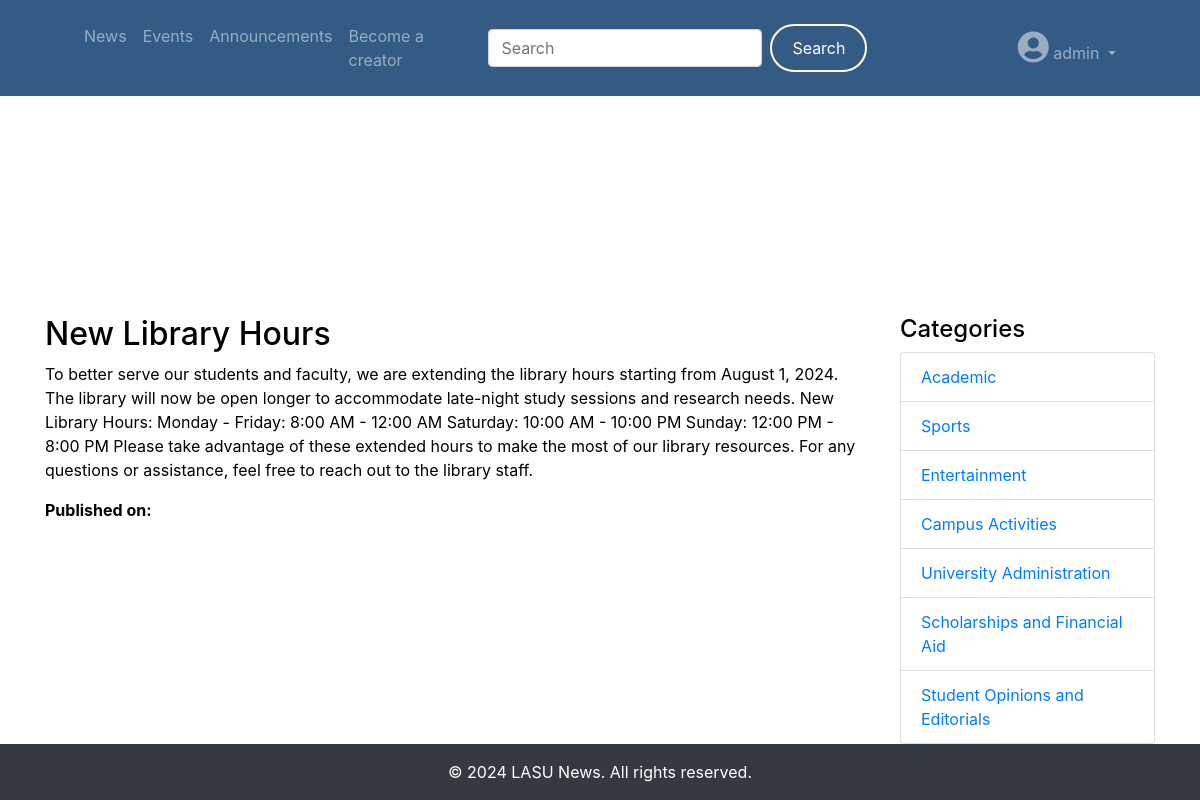
The page /announcements/3/ (signed in) on the database its author committed.
### students/models.py (models this page shows, shortened)
class CustomUser(AbstractUser):
    is_special_user = models.BooleanField(default=False)
    groups = models.ManyToManyField(
        Group,
        related_name='custom_user_set',
        blank=True,
        help_text=('The groups this user belongs to. A user will get all permissions '
                   'granted to each of their groups.'),
        verbose_name=('groups'),
    )
    user_permissions = models.ManyToManyField(
        Permission,
        related_name='custom_user_set',
        blank=True,
        help_text=('Specific permissions for this user.'),
        verbose_name=('user permissions'),
    )

### announcements/models.py (models this page shows, shortened)
class Announcement(models.Model):
    title = models.CharField(max_length=200)
    content = models.TextField()
    image = models.ImageField(upload_to='announcement_images/', null=True, blank=True)
    video = models.FileField(upload_to='announcement_videos/', null=True, blank=True)
    author = models.ForeignKey(settings.AUTH_USER_MODEL, on_delete=models.CASCADE)
    created_date = models.DateTimeField(auto_now_add=True)

### news/models.py (models this page shows, shortened)
class Category(models.Model):
    name = models.CharField(max_length=100)

### announcements/views.py (the view)
# urls.py: path('<int:pk>/', views.announcement_detail, name='announcement_detail'),
def announcement_detail(request, pk):
    announcement = get_object_or_404(Announcement, pk=pk)
    categories = Category.objects.all()
    unseen_notifications_count = request.user.notifications.filter(is_read=False).count()
    return render(request, 'announcements/announcement_detail.html', {'announcement': announcement, 'categories': categories, 'unseen_notifications_count': unseen_notifications_count})

### announcements/templates/announcements/announcement_detail.html (shortened to what this page needs)
{% extends 'base.html' %}
{% block content %}
<div class="container mt-5">
    <div class="row">
        <div class="col-md-9 order-md-1 order-2">
            <h2>{{ announcement.title }}</h2>
            <p>{{ announcement.content }}</p>
            <p><strong>Published on:</strong> {{ announcement.published_date }}</p>
        </div>
        <div class="col-md-3 order-md-2 order-1">
            <h4>Categories</h4>
            <ul class="list-group">
                {% for category in categories %}
                    <li class="list-group-item">
                        <a href="{% url 'news:category_news_list' category.id %}">{{ category.name }}</a>
                    </li>
                {% endfor %}
            </ul>
        </div>
    </div>
</div>
{% endblock %}

### templates/base.html (shortened to what this page needs)
{% load static %}
<!DOCTYPE html>
<html lang="en">
<head>
    <link href="https://stackpath.bootstrapcdn.com/bootstrap/4.5.2/css/bootstrap.min.css" rel="stylesheet">
    <link href="https://maxcdn.bootstrapcdn.com/bootstrap/4.5.2/css/bootstrap.min.css" rel="stylesheet">
    <link rel="stylesheet" href="{% static 'css/style.css' %}">
    <link rel="stylesheet" href="{% static 'css/bootstrap.min.css' %}">
    <link rel="stylesheet" href="https://cdnjs.cloudflare.com/ajax/libs/font-awesome/5.15.3/css/all.min.css">
</head>
<body>
    {% block nav %}
    <header class="masthead mb-auto">
        <div class="navbar-bg">
            <div class="container">
                <nav class="navbar navbar-expand-lg navbar-dark">
                    <div class="container-fluid">
                        <div class="collapse navbar-collapse" id="navbarNav">
                            <ul class="navbar-nav mr-auto">
                                {% if user.is_authenticated %}
                                    <li class="nav-item">
                                        <a class="nav-link {% if request.resolver_match.url_name == 'news_list' %}active{% endif %}"
                                            href="{% url 'news:news_list' %}">News</a>
                                    </li>
                                    <li class="nav-item">
                                        <a class="nav-link {% if request.resolver_match.url_name == 'event' %}active{% endif %}"
                                            href="{% url 'Event:event' %}">Events</a>
                                    </li>
                                    <li class="nav-item">
                                        <a class="nav-link {% if request.resolver_match.url_name == 'announcements' %}active{% endif %}"
                                            href="{% url 'Announcements:announcements' %}">Announcements</a>
                                    </li>
                                    <li class="nav-item">
                                        <a class="nav-link {% if request.resolver_match.url_name == 'apply_creator' %}active{% endif %}"
                                            href="{% url 'special_users:apply_creator' %}">Become a creator</a>
                                    </li>
                                {% else %}
                                    <li class="nav-item">
                                        <a class="nav-link {% if request.resolver_match.url_name == 'home' %}active{% endif %}"
                                            aria-current="page" href="{% url 'Home:home' %}">Home</a>
                                    </li>
                                {% endif %}
                            </ul>
                            {% if user.is_authenticated %}
                            <form class="form-inline my-2 my-lg-0 mx-auto" style="width: 50%;" method="GET" action="{% url 'search:search_results' %}">
                                <input class="form-control mr-sm-2" type="search" name="q" placeholder="Search" aria-label="Search" required>
                                <button class="btn btn-outline-success my-2 my-sm-0" type="submit">Search</button>
                            </form>
                            {% endif %}
                            <ul class="navbar-nav ml-auto">
                                {% if user.is_authenticated %}
                                    <li class="nav-item dropdown">
                                        <a class="nav-link dropdown-toggle" href="#" id="navbarDropdown" role="button"
                                            data-toggle="dropdown" aria-haspopup="true" aria-expanded="false">
                                            <i class="fas fa-user-circle fa-2x"></i> {{ user.username }}
                                        </a>
                                    </li>
                                {% endif %}
                            </ul>
                        </div>
                    </div>
                </nav>
            </div>
        </div>
    </header>
    {% endblock %}
</body>
    {% block content %}
    {% endblock %}
    <footer class="footer py-3 bg-dark text-white">
        <div class="container">
            <div class="row justify-content-center">
                <div class="col-md-6 text-center">
                    <p>&copy; {% now "Y" %} LASU News. All rights reserved.</p>
                </div>
            </div>
        </div>
    </footer>
</body>
</html>

### static/css/style.css (style rules this page uses)
body { background-color: #FFFFFF; color: black; margin: 0; height: 100vh; display: flex; flex-direction: column; }
.navbar-bg { background-color: rgba(0, 51, 102, 0.8); width: 100%; padding: 0.5rem 0; }
.navbar-nav .nav-link { color: white; transition: all 0.3s ease; }
.btn { color: white; background-color: transparent; border: 2px solid white; padding: 10px 20px; border-radius: 25px; transition: all 0.3s ease; }
.footer { background-color: #343a40; color: white; }
.footer p { margin: 0; }

### rows shown on the page
CustomUser: username "admin"
Announcement: title "New Library Hours", content "To better serve our students and faculty, we are extending the library hours starting from August 1, 2024. The library will now be open longer to accommodate late-night study sessions and research needs. New Library Hours: Monday - Friday: 8:00 AM - 12:00 AM Saturday: 10:00 AM - 10:00 PM Sunday: 12:00 PM - 8:00 PM Please take advantage of these extended hours to make the most of our library resources. For any questions or assistance, feel free to reach out to the library staff."
Category: name "Academic"
Category: name "Sports"
Category: name "Entertainment"
Category: name "Campus Activities"
Category: name "University Administration"
Category: name "Scholarships and Financial Aid"
Category: name "Student Opinions and Editorials"
